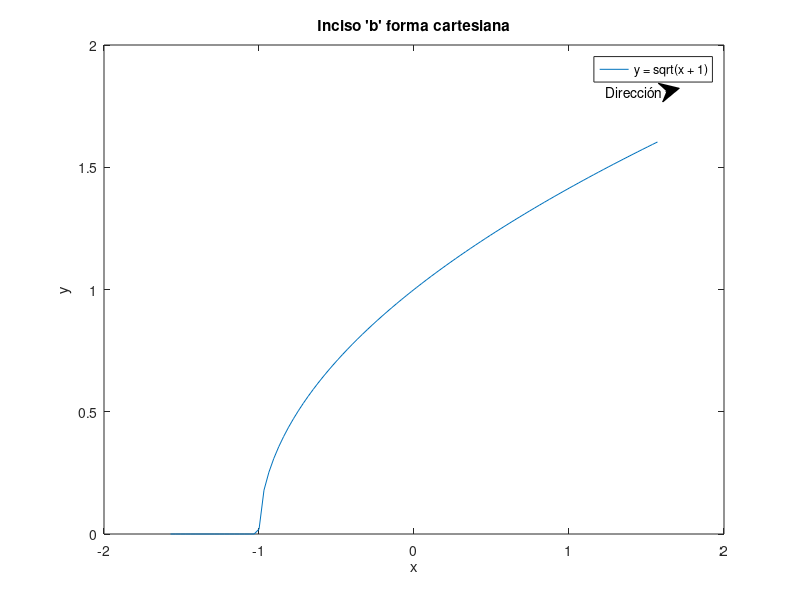

Reproduce this figure in MATLAB. (Note: this script raises an error after producing the figure.)
%% a) Paramétrica
clear; clc; clf;

t = linspace(0, pi/2);

x = sin(t);
y = csc(t);

plot(x, y)

xlabel("x");
ylabel("y");
title("Inciso 'a' forma paramétrica")
annotation("textarrow", [(x(99)/1.1) (x(100)/1.1)], [(y(99)/8) (y(100)/8)], "String", "Dirección")
legend("x = sin(t), y = csc(t)")
%% b) Paramétrica
clear; clc; clf;

theta = linspace(-1.5,1.5);

x = tan(theta).^2;
y = sec(theta);

plot(x,y)

xlabel("x");
ylabel("y");
title("Inciso 'b' forma paramétrica")
annotation("textarrow", [(x(99)/196) (x(100)/199)], [(y(99)/15.4) (y(100)/15.09)], "String", "Dirección")
legend("x = tan(theta)^2, y = sec(theta)")
%% a) Cartesiana
clear; clc; clf;

x = linspace(0,pi/2);
y = 1./x;

plot(x,y)

xlabel("x");
ylabel("y");
title("Inciso 'a' forma cartesiana")
annotation("textarrow", [(x(99)/1.7) (x(100)/1.7)], [(y(99)/5.5) (y(100)/5.5)], "String", "Dirección")
legend("y = 1/x")
%% b) Cartesiana
clear; clc; clf;

x = linspace(-pi/2,pi/2);
y = sqrt(x + 1);

plot(x,y)

xlabel("x");
ylabel("y");
title("Inciso 'b' forma cartesiana")
annotation("textarrow", [(x(99)/1.85) (x(100)/1.85)], [(y(99)/1.88) (y(100)/1.88)], "String", "Dirección")
legend("y = sqrt(x + 1)")
%%
syms t x y
pms = [x == tan(t)^2; y == sec(t)];
out = subs(pms(2), t, rhs(isolate(pms(1), t)));



